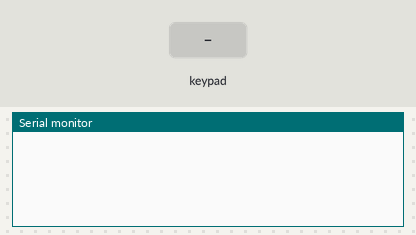
This sketch was run on a simulated Arduino Leonardo, built with avr-gcc and run on an emulated ATmega32U4. On the bench: the last lines printed to the serial monitor. Wiring (inferred from the names in the program): 5×7 keypad (labels assumed): rows pin 5, pin 6, pin 7, pin 8, pin 9; columns pin 10, pin 14, pin 15, pin 16, pin 18, pin 19, pin 20. Inputs (shaded band) come from the test bench.

Above: at 1.2 s.
1.3 s: key '1' pressed
At 2.3 s:
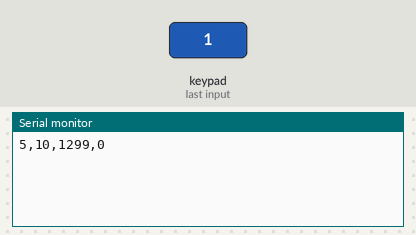
2.8 s: keypad keys 5 6 7 8 9 pressed 0.4 s apart
At 4.3 s:
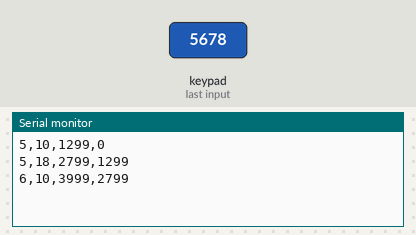
6.3 s: key '2' pressed
At 7.3 s:
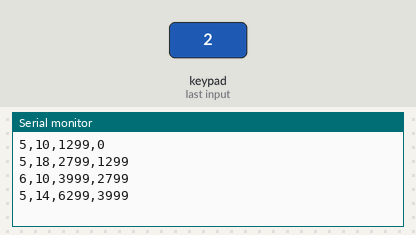
7.8 s: keypad keys 5 6 7 8 9 A pressed 0.4 s apart
At 9.3 s:
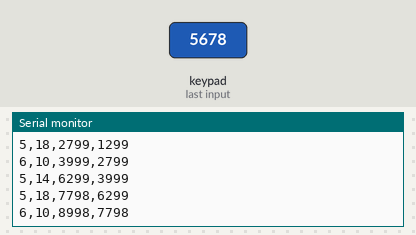
Timing chart, 0 to 10.8 s (numbered marks = the images above; inputs shaded):
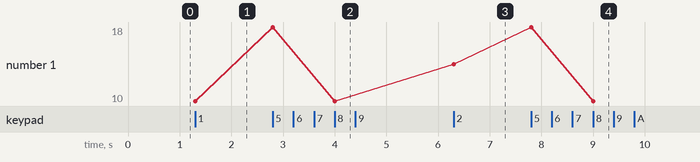

The sketch:

CustomKeyboard.Test.ino
```cpp
#include <Keyboard.h>

int8_t rowPins[] = { 5, 6, 7, 8, 9 };
int8_t columnPins[] = { 10, 14, 15, 16, 18, 19, 20 };

void setup() {
  Serial.begin(9600);

  for (int8_t pin : rowPins) {
    pinMode(pin, OUTPUT);
    digitalWrite(pin, LOW);
  }

  for (int8_t pin : columnPins) {
    pinMode(pin, INPUT_PULLUP);
  }
}

unsigned long LastChangeStateTime;
void loop() {
  for (int8_t rowPin : rowPins) {
    digitalWrite(rowPin, LOW);

    for (int8_t columnPin : columnPins) {
      bool currentState = digitalRead(columnPin);
      if (currentState == LOW) {

        unsigned long now = millis();
        if (now - LastChangeStateTime > 1000) {
          Serial.print(rowPin);
          Serial.print(",");
          Serial.print(columnPin);
          Serial.print(",");
          Serial.print(now);
          Serial.print(",");
          Serial.println(LastChangeStateTime);
          Keyboard.press(0x20);
          Keyboard.release(0x20);
          LastChangeStateTime = now;
        }
      }
    }

    digitalWrite(rowPin, HIGH);
  }
}
```

Measured:
- after the input at 1.3 s, the serial monitor: prints a new line at once (image 1)
- after the input at 2.8 s, the serial monitor: prints a new line at once (image 2)
- after the input at 6.3 s, the serial monitor: prints a new line at once (image 3)
- after the input at 7.8 s, the serial monitor: prints a new line at once (image 4)
- plotted number 1: 10 → 14 after the input at 6.3 s, 14 → 10 after the input at 7.8 s
